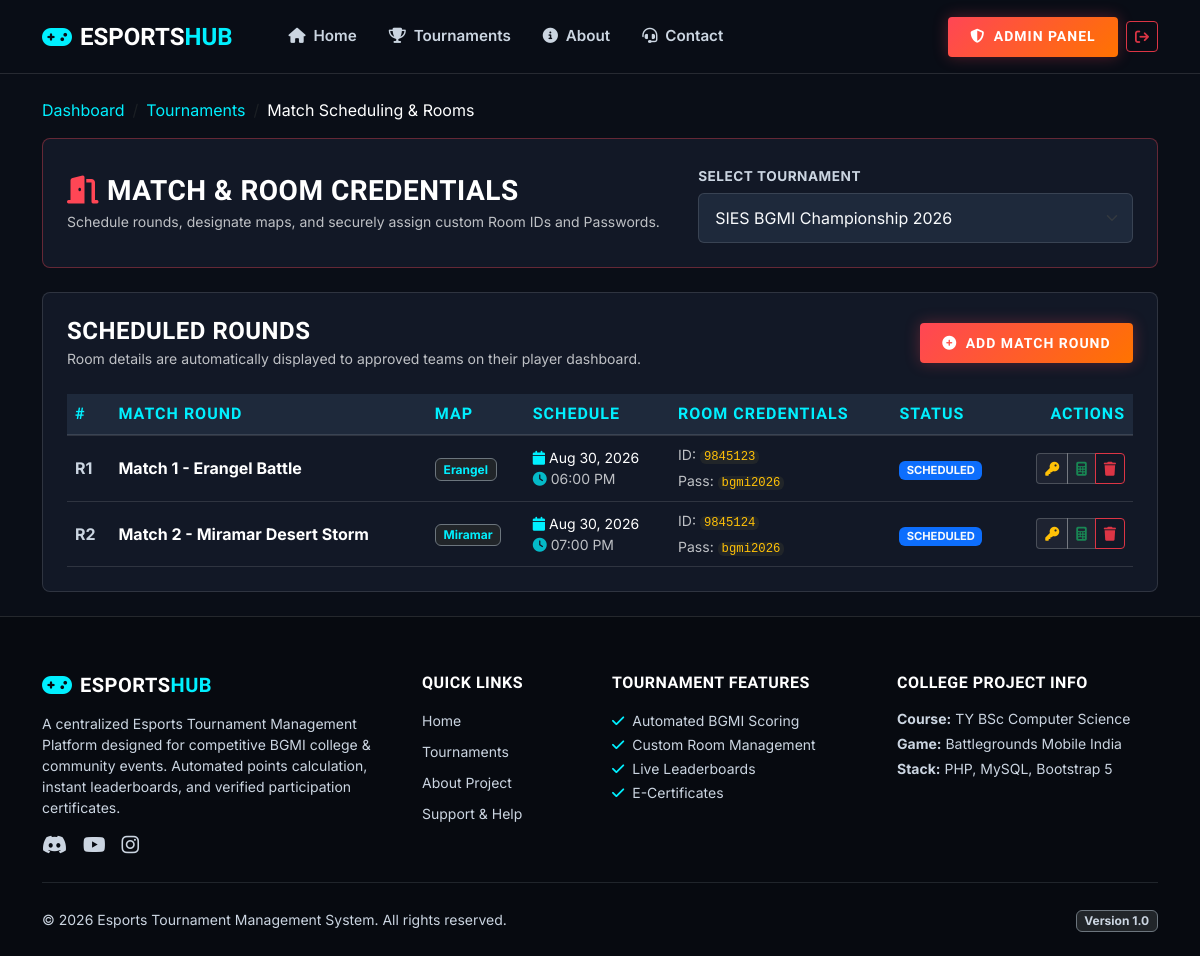
The app's page /admin/matches.php?tournament_id=1 (signed in) with its own data.
### tables this page shows
CREATE TABLE IF NOT EXISTS `matches` (
    `id` INT AUTO_INCREMENT PRIMARY KEY,
    `tournament_id` INT NOT NULL,
    `match_number` INT NOT NULL,
    `match_name` VARCHAR(100) NOT NULL,  
    `match_date` DATE NOT NULL,
    `match_time` TIME NOT NULL,
    `map` ENUM('Erangel', 'Miramar', 'Sanhok', 'Vikendi') NOT NULL DEFAULT 'Erangel',
    `room_id` VARCHAR(100) DEFAULT NULL,
    `room_password` VARCHAR(100) DEFAULT NULL,
    `status` ENUM('scheduled', 'live', 'completed', 'cancelled') NOT NULL DEFAULT 'scheduled',
    `created_at` TIMESTAMP DEFAULT CURRENT_TIMESTAMP,
    CONSTRAINT `fk_matches_tournament` FOREIGN KEY (`tournament_id`) REFERENCES `tournaments` (`id`) ON DELETE CASCADE
);

### admin/matches.php (the view, shortened to what this page needs)
<?php
require_once "../config/database.php";
$tournaments = $pdo->query("SELECT id, tournament_name FROM tournaments ORDER BY tournament_date DESC")->fetchAll();
$selectedTournamentId = isset($_GET['tournament_id']) ? (int)$_GET['tournament_id'] : ($tournaments[0]['id'] ?? 0);
$matches = [];
if ($selectedTournamentId > 0) {
    $stmt = $pdo->prepare("SELECT * FROM matches WHERE tournament_id = ? ORDER BY match_number ASC");
    $stmt->execute([$selectedTournamentId]);
    $matches = $stmt->fetchAll();
}
require_once "../includes/header.php";
require_once "../includes/navbar.php";
?>
<div class="container py-4">
    <nav aria-label="breadcrumb" class="mb-3">
        <ol class="breadcrumb">
            <li class="breadcrumb-item"><a href="dashboard.php" class="text-cyan text-decoration-none">Dashboard</a></li>
            <li class="breadcrumb-item"><a href="tournaments.php" class="text-cyan text-decoration-none">Tournaments</a></li>
            <li class="breadcrumb-item text-white active">Match Scheduling & Rooms</li>
        </ol>
    </nav>
    <div class="esports-card p-4 mb-4 border-flame">
        <div class="row align-items-center g-3">
            <div class="col-lg-7">
                <h3 class="text-white mb-1"><i class="fa-solid fa-door-open text-flame me-2"></i>Match & Room Credentials</h3>
                <p class="text-light opacity-75 small mb-0">Schedule rounds, designate maps, and securely assign custom Room IDs and Passwords.</p>
            </div>
            <div class="col-lg-5">
                <form action="matches.php" method="GET">
                    <label class="form-label-custom">Select Tournament</label>
                    <select name="tournament_id" class="form-select form-select-custom" onchange="this.form.submit()">
                        <?php foreach ($tournaments as $t): ?>
                            <option value="<?php echo $t['id']; ?>" <?php echo ($selectedTournamentId === $t['id']) ? 'selected' : ''; ?>>
                                <?php echo htmlspecialchars($t['tournament_name']); ?>
                            </option>
                        <?php endforeach; ?>
                    </select>
                </form>
            </div>
        </div>
    </div>
    <div class="esports-card">
        <div class="d-flex justify-content-between align-items-center mb-4 flex-wrap gap-2">
            <div>
                <h4 class="text-white mb-0">Scheduled Rounds</h4>
                <small class="text-light opacity-75">Room details are automatically displayed to approved teams on their player dashboard.</small>
            </div>
            <button type="button" class="btn btn-flame btn-sm" data-bs-toggle="modal" data-bs-target="#addMatchModal">
                <i class="fa-solid fa-plus-circle me-1"></i> Add Match Round
            </button>
        </div>
        <div class="table-responsive">
            <table class="table table-esports align-middle mb-0">
                <thead>
                    <tr>
                        <th>#</th>
                        <th>Match Round</th>
                        <th>Map</th>
                        <th>Schedule</th>
                        <th>Room Credentials</th>
                        <th>Status</th>
                        <th class="text-end">Actions</th>
                    </tr>
                </thead>
                <tbody>
                    <?php if (empty($matches)): ?>
                        <tr>
                            <td colspan="7" class="text-center py-4 text-muted">No matches scheduled for this tournament yet. Click 'Add Match Round' to create one!</td>
                        </tr>
                    <?php else: ?>
                        <?php foreach ($matches as $m): ?>
                            <tr>
                                <td class="text-muted fw-bold">R<?php echo $m['match_number']; ?></td>
                                <td>
                                    <strong class="text-white"><?php echo htmlspecialchars($m['match_name']); ?></strong>
                                </td>
                                <td>
                                    <span class="badge bg-dark border border-secondary text-cyan">
                                        <?php echo htmlspecialchars($m['map']); ?>
                                    </span>
                                </td>
                                <td>
                                    <div class="text-white small"><i class="fa-solid fa-calendar me-1 text-cyan"></i><?php echo date('M d, Y', strtotime($m['match_date'])); ?></div>
                                    <div class="text-light opacity-75 small"><i class="fa-solid fa-clock me-1 text-cyan"></i><?php echo date('h:i A', strtotime($m['match_time'])); ?></div>
                                </td>
                                <td>
                                    <div class="small">
                                        <span class="text-light opacity-75">ID:</span>
                                        <code class="text-warning bg-dark px-1 rounded"><?php echo $m['room_id'] ? htmlspecialchars($m['room_id']) : 'Pending'; ?></code>
                                    </div>
                                    <div class="small mt-1">
                                        <span class="text-light opacity-75">Pass:</span>
                                        <code class="text-warning bg-dark px-1 rounded"><?php echo $m['room_password'] ? htmlspecialchars($m['room_password']) : 'Pending'; ?></code>
                                    </div>
                                </td>
                                <td>
                                    <?php
                                    $badge = 'bg-secondary';
                                    if ($m['status'] === 'scheduled') $badge = 'bg-primary';
                                    elseif ($m['status'] === 'live') $badge = 'bg-danger animate-pulse';
                                    elseif ($m['status'] === 'completed') $badge = 'bg-success';
                                    ?>
                                    <span class="badge <?php echo $badge; ?> text-uppercase small" style="font-size:0.7rem;">
                                        <?php echo $m['status']; ?>
                                    </span>
                                </td>
                                <td class="text-end">
                                    <div class="btn-group btn-group-sm">
                                        <button type="button" class="btn btn-outline-secondary" data-bs-toggle="modal" data-bs-target="#editRoomModal<?php echo $m['id']; ?>" title="Update Room ID & Password">
                                            <i class="fa-solid fa-key text-warning"></i>
                                        </button>
                                        <a href="results.php?tournament_id=<?php echo $selectedTournamentId; ?>&match_id=<?php echo $m['id']; ?>" class="btn btn-outline-secondary" title="Enter Scores / Results">
                                            <i class="fa-solid fa-calculator text-success"></i>
                                        </a>
                                        <a href="matches.php?tournament_id=<?php echo $selectedTournamentId; ?>&delete_match=<?php echo $m['id']; ?>" class="btn btn-outline-danger" onclick="return confirm('Delete this match round?');" title="Delete Match">
                                            <i class="fa-solid fa-trash"></i>
                                        </a>
                                    </div>
                                </td>
                            </tr>
                        <?php endforeach; ?>
                    <?php endif; ?>
                </tbody>
            </table>
        </div>
    </div>
</div>
<?php require_once "../includes/footer.php"; ?>

### assets/css/style.css (style rules this page uses)
:root { --bg-dark: #0a0e17; --bg-card: #121826; --bg-card-hover: #1a2236; --bg-surface: #1e293b; --border-color: rgba(255, 255, 255, 0.12); --border-glow: rgba(0, 240, 255, 0.35); --primary-neon: #00f0ff; --secondary-neon: #ff4655; --accent-gold: #ffb800; --text-main: #f8fafc; --text-muted: #cbd5e1; --text-dim: #94a3b8; }
body { background-color: var(--bg-dark); color: var(--text-main); font-family: 'Inter', system-ui, -apple-system, sans-serif; min-height: 100vh; display: flex; flex-direction: column; overflow-x: hidden; }
.text-muted { color: var(--text-muted) !important; }
.small, small { color: inherit; }
h1, h2, h3, h4, h5, h6, .brand-font { font-family: 'Rajdhani', sans-serif; font-weight: 700; letter-spacing: 0.5px; text-transform: uppercase; }
.text-cyan { color: var(--primary-neon) !important; }
.text-flame { color: var(--secondary-neon) !important; }
.btn-flame { background: linear-gradient(135deg, #ff4655 0%, #ff7300 100%); color: #ffffff; font-weight: 700; font-family: 'Rajdhani', sans-serif; letter-spacing: 1px; text-transform: uppercase; border: none; padding: 0.6rem 1.4rem; border-radius: 4px; box-shadow: 0 0 15px rgba(255, 70, 85, 0.3); transition: all 0.3s ease; }
.btn-outline-secondary { background: rgba(255, 255, 255, 0.05); border-color: rgba(255, 255, 255, 0.2); color: #f1f5f9 !important; font-weight: 600; transition: all 0.2s ease; }
.esports-card { background: var(--bg-card); border: 1px solid var(--border-color); border-radius: 8px; padding: 1.5rem; transition: all 0.3s cubic-bezier(0.4, 0, 0.2, 1); position: relative; overflow: hidden; }
.esports-card::before { content: ''; position: absolute; top: 0; left: 0; width: 3px; height: 100%; background: linear-gradient(to bottom, var(--primary-neon), transparent); opacity: 0; transition: opacity 0.3s ease; }
.border-flame { border-color: rgba(255, 70, 85, 0.35) !important; }
.form-control-custom, .form-select-custom { background-color: var(--bg-surface); border: 1px solid var(--border-color); color: var(--text-main); padding: 0.75rem 1rem; border-radius: 6px; }
.form-label-custom { font-weight: 700; color: #cbd5e1; font-size: 0.85rem; text-transform: uppercase; letter-spacing: 0.5px; margin-bottom: 0.4rem; }
.table-esports { --bs-table-bg: var(--bg-card); --bs-table-color: var(--text-main); border-color: var(--border-color); }
.table-esports th { background: var(--bg-surface); color: var(--primary-neon); font-family: 'Rajdhani', sans-serif; font-weight: 700; letter-spacing: 1px; text-transform: uppercase; border-bottom: 2px solid var(--border-color); }
.table-esports td { color: var(--text-main); }

### records on screen
matches: match_number "1", match_name "Match 1 - Erangel Battle", map "Erangel", match_date "Aug 30, 2026", match_time "06:00 PM", room "9845123", room_password "bgmi2026", status "SCHEDULED"
matches: match_number "2", match_name "Match 2 - Miramar Desert Storm", map "Miramar", match_date "Aug 30, 2026", match_time "07:00 PM", room "9845124", room_password "bgmi2026", status "SCHEDULED"

### other values on screen
form field tournament_id "SIES BGMI Championship 2026"
